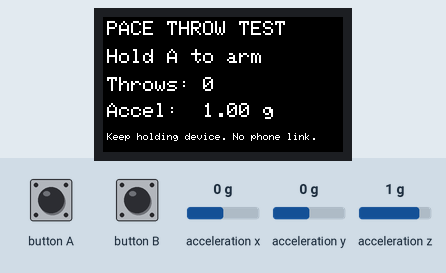
Simulated run of this sketch. Board: ESP32. Shown: 240×135 colour display. The test bench sets the inputs (shaded band); at power-on: acceleration z 1 g, acceleration x 0 g, acceleration y 0 g. What the sketch prints to the serial monitor is not drawn.

Above: at 1.3 s.
1.4 s: button A pressed for 1 s
At 2.2 s:
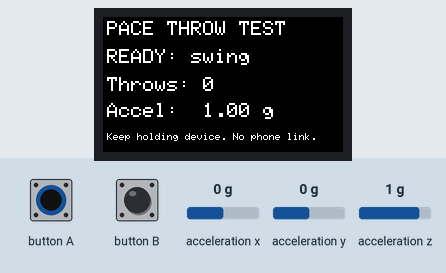
4.0 s: acceleration z set to 0 g
At 5.3 s:
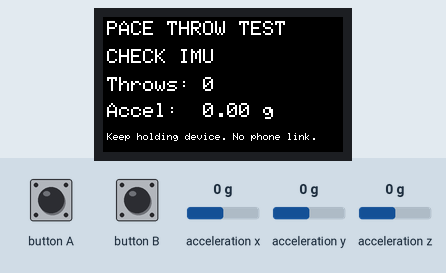
5.6 s: acceleration x set to -1.4 g
At 6.9 s:
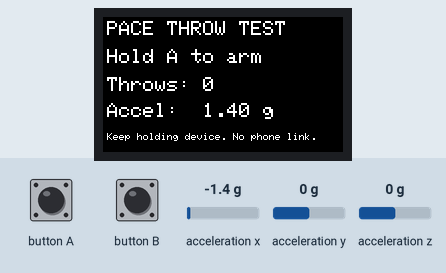
7.2 s: button A pressed for 0.15 s
At 7.32 s:
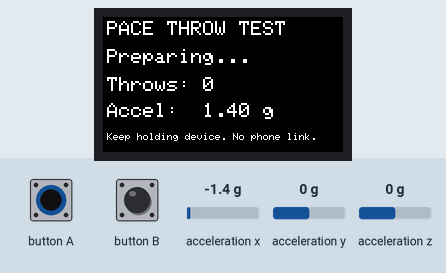
8.9 s: acceleration y set to -1.4 g
At 9.7 s:
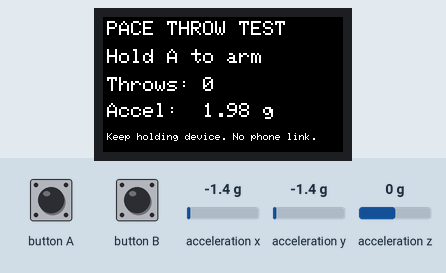
10.4 s: button A pressed for 3.2 s
At 12.1 s:
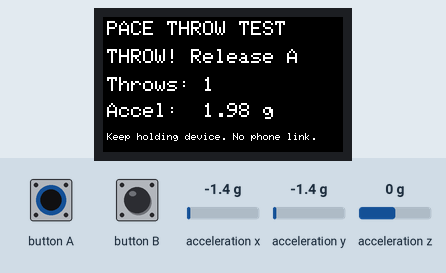
Timing chart, 0 to 13.6 s (numbered marks = the images above; inputs shaded):
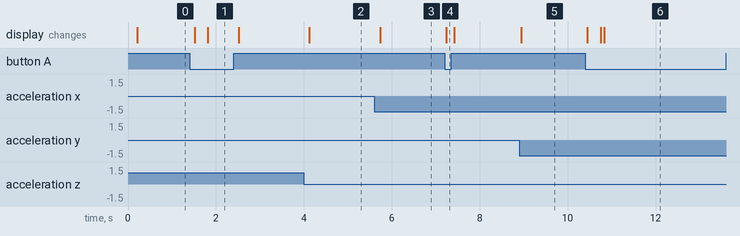

Measured:
- after the input at 1.4 s, the display: first changes after 0.12 s (image 1 shows a later state)
- after the input at 4.0 s, the display: changes after 0.13 s (image 2)
- after the input at 5.6 s, the display: changes after 0.13 s (image 3)
- after the input at 7.2 s, the display: changes at once (image 4)
- after the input at 8.9 s, the display: changes at once (image 5)
- after the input at 10.4 s, the display: first changes after 0.05 s (image 6 shows a later state)

The sketch:

throw-test.ino
```cpp
#include <M5StickCPlus.h>
#include <math.h>

// M5StickC Plus (not Plus2). Thresholds are initial test values,
// not a measurement of throwing speed or capture quality.
constexpr float TRIGGER_G = 1.8f;
constexpr unsigned long ARM_MS = 300;
constexpr unsigned long COOLDOWN_MS = 800;
constexpr unsigned long SAMPLE_MS = 20;
unsigned long pressedAt = 0, lastThrow = 0, lastSample = 0, lastDraw = 0;
unsigned int throws = 0;
int highSamples = 0;
bool held = false, used = false, hasThrown = false;
bool valid = false;
float magnitude = 0;

void setup() {
  M5.begin();
  Serial.begin(115200);
  M5.Imu.Init();
  M5.Lcd.setRotation(3);
  M5.Lcd.fillScreen(BLACK);
  M5.Lcd.setTextColor(WHITE, BLACK);
  Serial.println("PACE throw test v1 - hold A, swing, release");
}

void loop() {
  M5.update();
  const unsigned long now = millis();
  const bool down = M5.BtnA.isPressed();
  if (down && !held) {
    pressedAt = now;
    highSamples = 0;
  }
  if (!down) {
    used = false;
    highSamples = 0;
  }
  held = down;
  if (now - lastSample >= SAMPLE_MS) {
    lastSample = now;
    float x = 0, y = 0, z = 0;
    M5.Imu.getAccelData(&x, &y, &z);
    magnitude = sqrtf(x*x + y*y + z*z);
    valid = isfinite(magnitude) && magnitude > 0.01f;
    const bool ready = held && !used && now - pressedAt >= ARM_MS
      && (!hasThrown || now - lastThrow >= COOLDOWN_MS);
    if (ready && valid && magnitude >= TRIGGER_G) highSamples++;
    else highSamples = 0;
    // Three consecutive samples reduce single-sample noise.
    if (highSamples >= 3) {
      throws++;
      used = true;
      hasThrown = true;
      lastThrow = now;
      highSamples = 0;
      Serial.printf("{\"event\":\"throw\",\"sequence\":%u,\"accel_g\":%.2f}\n", throws, magnitude);
    }
  }
  if (now - lastDraw >= 100) {
    lastDraw = now;
    M5.Lcd.setTextSize(2);
    M5.Lcd.setCursor(4, 4);
    M5.Lcd.print("PACE THROW TEST");
    M5.Lcd.setCursor(4, 32);
    const char* state = !valid ? "CHECK IMU" : used ? "THROW! Release A" :
      !held ? "Hold A to arm" : now - pressedAt < ARM_MS ? "Preparing..." :
      hasThrown && now - lastThrow < COOLDOWN_MS ? "Cooldown..." : "READY: swing";
    M5.Lcd.printf("%-19s", state);
    M5.Lcd.setCursor(4, 60);
    M5.Lcd.printf("Throws: %-8u", throws);
    M5.Lcd.setCursor(4, 86);
    M5.Lcd.printf("Accel: %5.2f g  ", magnitude);
    M5.Lcd.setTextSize(1);
    M5.Lcd.setCursor(4, 116);
    M5.Lcd.print("Keep holding device. No phone link.");
  }
  delay(2);
}
```
